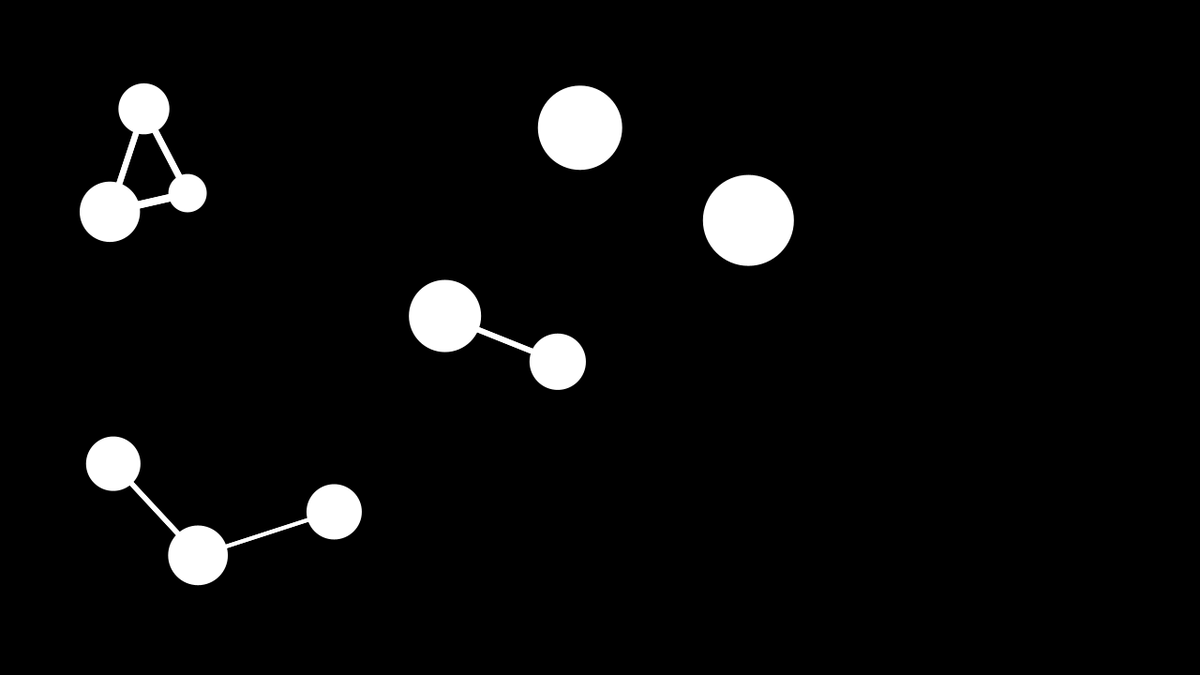
Frame 1 (no input)
Frame 60 (the mouse pressed at the canvas centre just before this capture): identical to frame 1, image omitted
Frame 120 (the mouse held since frame 60 and released just before this capture): identical to frame 1, image omitted

The Processing sketch that drew this single still picture (run headless with seeded random() and noise(); from frame 60 on, the mouse is pressed at the canvas centre):

// Processing sketch: tuto01_2_dynaEllipses
// ── tuto01_2_dynaEllipses.pde
Ball[] balls = new Ball[10];

void setup() {
  size(1280, 720);
  //fullScreen(2);
  initiateSys();
}

void initiateSys() {
  for (int i = 0; i < balls.length; i ++) {
    float marginValue = 100;
    PVector ballLoc = new PVector(random(marginValue, width-marginValue), random(marginValue, height-marginValue));
    balls[i] = new Ball(ballLoc, random(20, 50));
  }
}

void draw() {
  background(0);
  for (int i = 0; i < balls.length; i ++) {
    balls[i].update();
  }
}

void keyPressed() {
  if (key == 'r') {
    initiateSys();
  }
}
// ── Ball.pde
class Ball {
  float r;
  PVector loc;
  PVector speed = new PVector(0, 0);
  PVector acc = new PVector(0, 0);
  PVector gravity = new PVector(0, 0.1);
  boolean touched = false;

  int index = 0;

  Ball(PVector loc_, float r_) {
    loc = loc_;
    r = r_;
  }

  void update() {
    //speed.add(gravity);
    loc.add(speed);
    display();
    collision();
    wallProcess();
    touchedProcess();    
  }

  void display() {
    fill(255);
    noStroke();
    ellipse(loc.x, loc.y, r*2, r*2);
  }

  void collision() {
    Ball b;
    for (int i = 0; i < balls.length; i ++) {
      b= balls[i];
      if (b!=this) {
        acc = PVector.sub(loc, b.loc);
        if (acc.mag()<1*(b.r+r)) {
          touched = true;
          acc.mult(0.01);
          speed.add(acc);
          loc.add(speed);
          acc = new PVector(0, 0);
          //speed = new PVector(0,0);
        }
        if (acc.mag()<200) {
          stroke(255);
          strokeWeight(map(acc.mag(), b.r+r, 200, 10, 1));
          line(loc.x, loc.y, b.loc.x, b.loc.y);
        }
      }
    }
  }

  void wallProcess() {
    if (loc.x+r>width) {
      touched = true;
      loc.x = width-r;
      speed.x = speed.x*-1;
    }
    if (loc.x-r<0) {
      touched = true;
      loc.x = r;
      speed.x = speed.x*-1;
    }
    if (loc.y+r>height) {
      touched = true;
      loc.y = height-r;
      speed.y = speed.y*-1;
    }
    if (loc.y-r<0) {
      touched = true;
      loc.y = r;
      speed.y = speed.y*-1;
    }
  }

  void touchedProcess() {
    if (touched) {
      stroke(255, 255, 0, 255-index%100*2.5);
      strokeWeight(8);
      noFill();
      ellipse(loc.x, loc.y, r*2 + index%100/2, r*2 + index%100/2);
      index ++;
    }
    if (index%99 == 0) {
      touched = false;
      index = 0;
    }
  }
}
